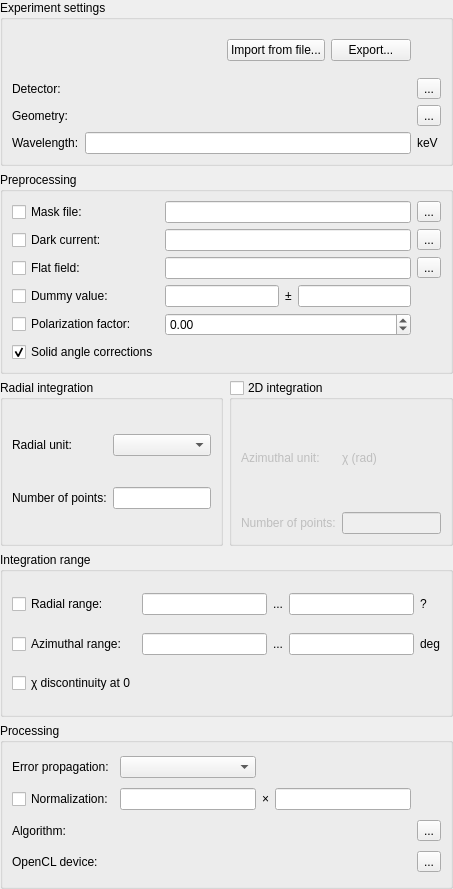
<?xml version="1.0" encoding="UTF-8"?>
<ui version="4.0">
 <class>Form</class>
 <widget class="QWidget" name="Form">
  <property name="geometry">
   <rect>
    <x>0</x>
    <y>0</y>
    <width>453</width>
    <height>889</height>
   </rect>
  </property>
  <layout class="QVBoxLayout" name="verticalLayout">
   <property name="margin">
    <number>0</number>
   </property>
   <item>
    <widget class="QGroupBox" name="groupBox">
     <property name="title">
      <string>Experiment settings</string>
     </property>
     <layout class="QGridLayout" name="gridLayout" rowstretch="0,0,0,0" columnstretch="0,1,0">
      <item row="2" column="0">
       <widget class="QLabel" name="label_7">
        <property name="text">
         <string>Geometry:</string>
        </property>
       </widget>
      </item>
      <item row="1" column="2">
       <widget class="QToolButton" name="load_detector">
        <property name="toolTip">
         <string>select spline file graphically</string>
        </property>
        <property name="text">
         <string>...</string>
        </property>
       </widget>
      </item>
      <item row="1" column="0">
       <widget class="QLabel" name="label_5">
        <property name="text">
         <string>Detector:</string>
        </property>
       </widget>
      </item>
      <item row="0" column="0" colspan="2">
       <widget class="QWidget" name="widget" native="true">
        <layout class="QHBoxLayout" name="horizontalLayout">
         <property name="margin">
          <number>0</number>
         </property>
         <item>
          <spacer name="horizontalSpacer">
           <property name="orientation">
            <enum>Qt::Horizontal</enum>
           </property>
           <property name="sizeHint" stdset="0">
            <size>
             <width>40</width>
             <height>20</height>
            </size>
           </property>
          </spacer>
         </item>
         <item>
          <widget class="QPushButton" name="file_import">
           <property name="enabled">
            <bool>true</bool>
           </property>
           <property name="sizePolicy">
            <sizepolicy hsizetype="Fixed" vsizetype="Fixed">
             <horstretch>0</horstretch>
             <verstretch>0</verstretch>
            </sizepolicy>
           </property>
           <property name="text">
            <string>Import from file...</string>
           </property>
          </widget>
         </item>
         <item>
          <widget class="QPushButton" name="poni_save">
           <property name="enabled">
            <bool>true</bool>
           </property>
           <property name="sizePolicy">
            <sizepolicy hsizetype="Fixed" vsizetype="Fixed">
             <horstretch>0</horstretch>
             <verstretch>0</verstretch>
            </sizepolicy>
           </property>
           <property name="text">
            <string>Export...</string>
           </property>
          </widget>
         </item>
        </layout>
       </widget>
      </item>
      <item row="2" column="2">
       <widget class="QToolButton" name="show_geometry">
        <property name="toolTip">
         <string>Display the geometry with different conventions</string>
        </property>
        <property name="text">
         <string>...</string>
        </property>
       </widget>
      </item>
      <item row="2" column="1">
       <widget class="GeometryLabel" name="geometry_label">
        <property name="alignment">
         <set>Qt::AlignRight|Qt::AlignTrailing|Qt::AlignVCenter</set>
        </property>
       </widget>
      </item>
      <item row="1" column="1">
       <widget class="DetectorLabel" name="detector_label">
        <property name="text">
         <string/>
        </property>
        <property name="alignment">
         <set>Qt::AlignRight|Qt::AlignTrailing|Qt::AlignVCenter</set>
        </property>
        <property name="textInteractionFlags">
         <set>Qt::LinksAccessibleByMouse|Qt::TextSelectableByMouse</set>
        </property>
       </widget>
      </item>
      <item row="3" column="2">
       <widget class="UnitLabel" name="wavelengthUnit">
        <property name="text">
         <string>keV</string>
        </property>
       </widget>
      </item>
      <item row="3" column="0">
       <widget class="QLabel" name="label_8">
        <property name="text">
         <string>Wavelength:</string>
        </property>
       </widget>
      </item>
      <item row="3" column="1">
       <widget class="QuantityEdit" name="wavelengthEdit">
        <property name="toolTip">
         <string>File containing the image of the mask</string>
        </property>
        <property name="alignment">
         <set>Qt::AlignRight|Qt::AlignTrailing|Qt::AlignVCenter</set>
        </property>
       </widget>
      </item>
     </layout>
    </widget>
   </item>
   <item>
    <widget class="QGroupBox" name="groupBox_2">
     <property name="title">
      <string>Preprocessing</string>
     </property>
     <layout class="QGridLayout" name="gridLayout_3">
      <item row="4" column="0">
       <widget class="QCheckBox" name="do_polarization">
        <property name="toolTip">
         <string>Perform polarization corrections</string>
        </property>
        <property name="text">
         <string>Polarization factor:</string>
        </property>
       </widget>
      </item>
      <item row="3" column="0">
       <widget class="QCheckBox" name="do_dummy">
        <property name="toolTip">
         <string>Perform dynamic masking</string>
        </property>
        <property name="statusTip">
         <string/>
        </property>
        <property name="text">
         <string>Dummy value:</string>
        </property>
       </widget>
      </item>
      <item row="0" column="0">
       <widget class="QCheckBox" name="do_mask">
        <property name="toolTip">
         <string>Mask-out pixels</string>
        </property>
        <property name="text">
         <string>Mask file:</string>
        </property>
       </widget>
      </item>
      <item row="3" column="1">
       <widget class="QLineEdit" name="val_dummy">
        <property name="toolTip">
         <string>Dummy value for dynamic masking</string>
        </property>
       </widget>
      </item>
      <item row="2" column="1" colspan="3">
       <widget class="FileEdit" name="flat_field">
        <property name="toolTip">
         <string>File containing the flat-field image</string>
        </property>
       </widget>
      </item>
      <item row="3" column="2">
       <widget class="QLabel" name="label">
        <property name="text">
         <string>±</string>
        </property>
       </widget>
      </item>
      <item row="1" column="4">
       <widget class="LoadImageToolButton" name="file_dark_current">
        <property name="toolTip">
         <string>Select a dark current file</string>
        </property>
        <property name="text">
         <string>...</string>
        </property>
       </widget>
      </item>
      <item row="2" column="4">
       <widget class="LoadImageToolButton" name="file_flat_field">
        <property name="toolTip">
         <string>Select a flat field file</string>
        </property>
        <property name="text">
         <string>...</string>
        </property>
       </widget>
      </item>
      <item row="2" column="0">
       <widget class="QCheckBox" name="do_flat">
        <property name="toolTip">
         <string>Perform flat field corrrections</string>
        </property>
        <property name="text">
         <string>Flat field:</string>
        </property>
       </widget>
      </item>
      <item row="1" column="0">
       <widget class="QCheckBox" name="do_dark">
        <property name="toolTip">
         <string>Perform dark current subtraction</string>
        </property>
        <property name="text">
         <string>Dark current:</string>
        </property>
       </widget>
      </item>
      <item row="0" column="4">
       <widget class="LoadImageToolButton" name="file_mask_file">
        <property name="toolTip">
         <string>Select a mask file</string>
        </property>
        <property name="text">
         <string>...</string>
        </property>
       </widget>
      </item>
      <item row="0" column="1" colspan="3">
       <widget class="FileEdit" name="mask_file">
        <property name="toolTip">
         <string>File containing the image of the mask</string>
        </property>
       </widget>
      </item>
      <item row="1" column="1" colspan="3">
       <widget class="FileEdit" name="dark_current">
        <property name="toolTip">
         <string>File containing the dark image</string>
        </property>
       </widget>
      </item>
      <item row="3" column="3">
       <widget class="QLineEdit" name="delta_dummy">
        <property name="toolTip">
         <string>Precision for dummy value</string>
        </property>
       </widget>
      </item>
      <item row="4" column="1" colspan="3">
       <widget class="QDoubleSpinBox" name="polarization_factor">
        <property name="toolTip">
         <string>Between 1 (Horizontal) and -1 (Vertical polarization), 0.9 is a good guess.</string>
        </property>
        <property name="minimum">
         <double>-1.000000000000000</double>
        </property>
        <property name="maximum">
         <double>1.000000000000000</double>
        </property>
        <property name="singleStep">
         <double>0.050000000000000</double>
        </property>
       </widget>
      </item>
      <item row="5" column="0">
       <widget class="QCheckBox" name="do_solid_angle">
        <property name="toolTip">
         <string>Correct solid angle effects</string>
        </property>
        <property name="text">
         <string>Solid angle corrections</string>
        </property>
        <property name="checked">
         <bool>true</bool>
        </property>
       </widget>
      </item>
     </layout>
    </widget>
   </item>
   <item>
    <widget class="QWidget" name="widget_2" native="true">
     <layout class="QHBoxLayout" name="horizontalLayout_2">
      <property name="margin">
       <number>0</number>
      </property>
      <item>
       <widget class="QGroupBox" name="groupBox_8">
        <property name="title">
         <string>Radial integration</string>
        </property>
        <layout class="QGridLayout" name="gridLayout_8">
         <item row="2" column="0">
          <widget class="QLabel" name="label_21">
           <property name="text">
            <string>Number of points:</string>
           </property>
          </widget>
         </item>
         <item row="2" column="1">
          <widget class="QLineEdit" name="nbpt_rad"/>
         </item>
         <item row="1" column="0">
          <widget class="QLabel" name="label_12">
           <property name="text">
            <string>Radial unit:</string>
           </property>
          </widget>
         </item>
         <item row="1" column="1">
          <widget class="UnitSelector" name="radial_unit">
           <property name="sizeAdjustPolicy">
            <enum>QComboBox::AdjustToMinimumContentsLength</enum>
           </property>
          </widget>
         </item>
        </layout>
       </widget>
      </item>
      <item>
       <widget class="QGroupBox" name="do_2D">
        <property name="title">
         <string>2D integration</string>
        </property>
        <property name="checkable">
         <bool>true</bool>
        </property>
        <property name="checked">
         <bool>false</bool>
        </property>
        <layout class="QGridLayout" name="gridLayout_7">
         <item row="1" column="0">
          <widget class="QLabel" name="label_20">
           <property name="text">
            <string>Number of points:</string>
           </property>
          </widget>
         </item>
         <item row="0" column="0">
          <widget class="QLabel" name="label_17">
           <property name="text">
            <string>Azimuthal unit:</string>
           </property>
          </widget>
         </item>
         <item row="1" column="1">
          <widget class="QLineEdit" name="nbpt_azim"/>
         </item>
         <item row="0" column="1">
          <widget class="QLabel" name="azimuthal_unit">
           <property name="text">
            <string>χ (rad)</string>
           </property>
          </widget>
         </item>
        </layout>
       </widget>
      </item>
     </layout>
    </widget>
   </item>
   <item>
    <widget class="QGroupBox" name="groupBox_5">
     <property name="title">
      <string>Integration range</string>
     </property>
     <layout class="QGridLayout" name="gridLayout_4">
      <item row="2" column="2">
       <widget class="QLabel" name="label_9">
        <property name="text">
         <string>...</string>
        </property>
       </widget>
      </item>
      <item row="2" column="3">
       <widget class="QLineEdit" name="radial_range_max">
        <property name="toolTip">
         <string>upper radial bound</string>
        </property>
       </widget>
      </item>
      <item row="2" column="0">
       <widget class="QCheckBox" name="do_radial_range">
        <property name="toolTip">
         <string>Limit/Force the radial range</string>
        </property>
        <property name="text">
         <string>Radial range:</string>
        </property>
       </widget>
      </item>
      <item row="2" column="1">
       <widget class="QLineEdit" name="radial_range_min">
        <property name="toolTip">
         <string>Lower radial bound</string>
        </property>
       </widget>
      </item>
      <item row="2" column="4">
       <widget class="QLabel" name="_radialRangeUnit">
        <property name="text">
         <string>?</string>
        </property>
       </widget>
      </item>
      <item row="4" column="0">
       <widget class="QCheckBox" name="chi_discontinuity_at_0">
        <property name="toolTip">
         <string>if unset, the discontinuity is at 180°</string>
        </property>
        <property name="text">
         <string>χ discontinuity at 0</string>
        </property>
       </widget>
      </item>
      <item row="3" column="0">
       <widget class="QCheckBox" name="do_azimuthal_range">
        <property name="toolTip">
         <string>Limit/force the azimuthal range</string>
        </property>
        <property name="text">
         <string>Azimuthal range:</string>
        </property>
       </widget>
      </item>
      <item row="3" column="1">
       <widget class="QLineEdit" name="azimuth_range_min">
        <property name="toolTip">
         <string>Lower azimuthal bound</string>
        </property>
        <property name="text">
         <string/>
        </property>
       </widget>
      </item>
      <item row="3" column="3">
       <widget class="QLineEdit" name="azimuth_range_max">
        <property name="toolTip">
         <string>Upper azimuthal bound</string>
        </property>
       </widget>
      </item>
      <item row="3" column="4">
       <widget class="QLabel" name="label_24">
        <property name="text">
         <string>deg</string>
        </property>
       </widget>
      </item>
      <item row="3" column="2">
       <widget class="QLabel" name="label_10">
        <property name="text">
         <string>...</string>
        </property>
       </widget>
      </item>
     </layout>
    </widget>
   </item>
   <item>
    <widget class="QGroupBox" name="groupBox_4">
     <property name="title">
      <string>Processing</string>
     </property>
     <layout class="QGridLayout" name="gridLayout_2">
      <item row="0" column="0">
       <widget class="QLabel" name="label_22">
        <property name="text">
         <string>Error propagation:</string>
        </property>
       </widget>
      </item>
      <item row="0" column="1">
        <widget class="QComboBox" name="error_model">
        </widget>
      </item>
      <item row="1" column="0">
       <widget class="QCheckBox" name="do_normalization">
        <property name="toolTip">
         <string>Perform normalization of the result of the integration, by dividing by this factor</string>
        </property>
        <property name="text">
         <string>Normalization:</string>
        </property>
       </widget>
      </item>
      <item row="1" column="1">
       <widget class="QLineEdit" name="normalization_factor">
        <property name="toolTip">
         <string>Normalization factor applied to each integration</string>
        </property>
        <property name="text">
         <string/>
        </property>
        <property name="alignment">
         <set>Qt::AlignRight|Qt::AlignTrailing|Qt::AlignVCenter</set>
        </property>
       </widget>
      </item>
      <item row="1" column="2">
       <widget class="QLabel" name="label_2">
        <property name="text">
         <string>×</string>
        </property>
       </widget>
      </item>
      <item row="1" column="3">
       <widget class="MonitorNameEdit" name="monitor_name">
        <property name="toolTip">
         <string>Monitor name to reach normalization from the header of the input data</string>
        </property>
        <property name="text">
         <string/>
        </property>
       </widget>
      </item>
      <item row="2" column="0">
       <widget class="QLabel" name="label_13">
        <property name="text">
         <string>Algorithm:</string>
        </property>
       </widget>
      </item>
      <item row="2" column="4">
       <widget class="QToolButton" name="method_config_button">
        <property name="text">
         <string>...</string>
        </property>
       </widget>
      </item>
      <item row="3" column="0">
       <widget class="QLabel" name="opencl_title">
        <property name="text">
         <string>OpenCL device:</string>
        </property>
       </widget>
      </item>
      <item row="3" column="4">
       <widget class="QToolButton" name="opencl_config_button">
        <property name="text">
         <string>...</string>
        </property>
       </widget>
      </item>
      <item row="2" column="1" colspan="3">
       <widget class="MethodLabel" name="methodLabel">
        <property name="alignment">
         <set>Qt::AlignRight|Qt::AlignTrailing|Qt::AlignVCenter</set>
        </property>
       </widget>
      </item>
      <item row="3" column="1" colspan="3">
       <widget class="OpenClDeviceLabel" name="opencl_label">
        <property name="alignment">
         <set>Qt::AlignRight|Qt::AlignTrailing|Qt::AlignVCenter</set>
        </property>
       </widget>
      </item>
     </layout>
    </widget>
   </item>
  </layout>
 </widget>
 <customwidgets>
  <customwidget>
   <class>DetectorLabel</class>
   <extends>QLabel</extends>
   <header>pyFAI.gui.widgets.DetectorLabel</header>
  </customwidget>
  <customwidget>
   <class>QuantityEdit</class>
   <extends>QLineEdit</extends>
   <header>pyFAI.gui.widgets.QuantityEdit</header>
  </customwidget>
  <customwidget>
   <class>LoadImageToolButton</class>
   <extends>QToolButton</extends>
   <header>pyFAI.gui.widgets.LoadImageToolButton</header>
  </customwidget>
  <customwidget>
   <class>FileEdit</class>
   <extends>QLineEdit</extends>
   <header>pyFAI.gui.widgets.FileEdit</header>
  </customwidget>
  <customwidget>
   <class>UnitSelector</class>
   <extends>QComboBox</extends>
   <header>pyFAI.gui.widgets.UnitSelector</header>
  </customwidget>
  <customwidget>
   <class>MethodLabel</class>
   <extends>QLabel</extends>
   <header>pyFAI.gui.widgets.MethodLabel</header>
  </customwidget>
  <customwidget>
   <class>UnitLabel</class>
   <extends>QLabel</extends>
   <header>pyFAI.gui.widgets.UnitLabel</header>
  </customwidget>
  <customwidget>
   <class>OpenClDeviceLabel</class>
   <extends>QLabel</extends>
   <header>pyFAI.gui.widgets.OpenClDeviceLabel</header>
  </customwidget>
  <customwidget>
   <class>GeometryLabel</class>
   <extends>QLabel</extends>
   <header>pyFAI.gui.widgets.GeometryLabel</header>
  </customwidget>
  <customwidget>
   <class>MonitorNameEdit</class>
   <extends>QLineEdit</extends>
   <header>pyFAI.gui.widgets.MonitorNameEdit</header>
  </customwidget>
 </customwidgets>
 <tabstops>
  <tabstop>file_import</tabstop>
  <tabstop>poni_save</tabstop>
  <tabstop>load_detector</tabstop>
  <tabstop>show_geometry</tabstop>
  <tabstop>wavelengthEdit</tabstop>
  <tabstop>do_mask</tabstop>
  <tabstop>mask_file</tabstop>
  <tabstop>file_mask_file</tabstop>
  <tabstop>do_dark</tabstop>
  <tabstop>dark_current</tabstop>
  <tabstop>file_dark_current</tabstop>
  <tabstop>do_flat</tabstop>
  <tabstop>flat_field</tabstop>
  <tabstop>file_flat_field</tabstop>
  <tabstop>do_dummy</tabstop>
  <tabstop>val_dummy</tabstop>
  <tabstop>delta_dummy</tabstop>
  <tabstop>do_polarization</tabstop>
  <tabstop>polarization_factor</tabstop>
  <tabstop>do_solid_angle</tabstop>
  <tabstop>do_2D</tabstop>
  <tabstop>radial_unit</tabstop>
  <tabstop>nbpt_rad</tabstop>
  <tabstop>nbpt_azim</tabstop>
  <tabstop>do_radial_range</tabstop>
  <tabstop>radial_range_min</tabstop>
  <tabstop>radial_range_max</tabstop>
  <tabstop>do_azimuthal_range</tabstop>
  <tabstop>azimuth_range_min</tabstop>
  <tabstop>azimuth_range_max</tabstop>
  <tabstop>chi_discontinuity_at_0</tabstop>
  <tabstop>error_model</tabstop>
  <tabstop>do_normalization</tabstop>
  <tabstop>normalization_factor</tabstop>
  <tabstop>monitor_name</tabstop>
  <tabstop>method_config_button</tabstop>
  <tabstop>opencl_config_button</tabstop>
 </tabstops>
 <resources/>
 <connections/>
</ui>
